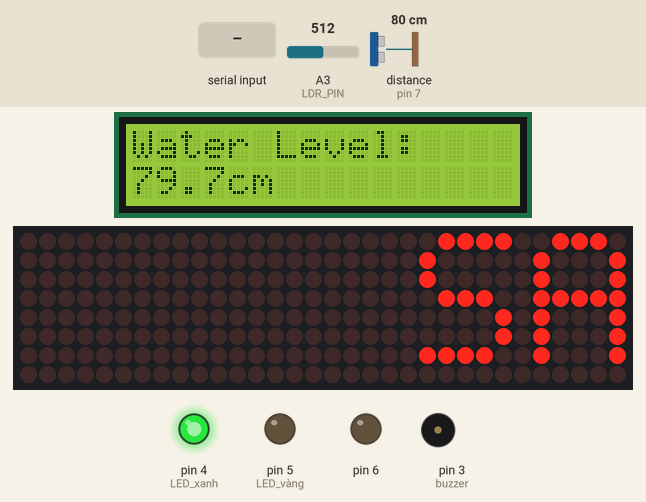
Bench run of a sketch on a simulated Arduino Uno, built with avr-gcc and run on an emulated ATmega328P. On the bench: 16×2 character LCD, 32×8 LED matrix, output pins drawn as LEDs (lit = HIGH), buzzer (waves = sounding). Wiring (inferred from the names in the program): ultrasonic range finder: trigger pin 2; echo pin 7. The test bench sets the inputs (shaded band); at power-on: distance to the obstacle (sensor on pin 7) 80 cm, A3 (LDR_PIN) = 512. The echo pulse lasts 58.3 µs per cm; pins used as bus, display or sensor lines are not drawn.

Above: at 1.28 s.
1.3 s: distance to the obstacle (sensor on pin 7) set to 23 cm
At 1.38 s:
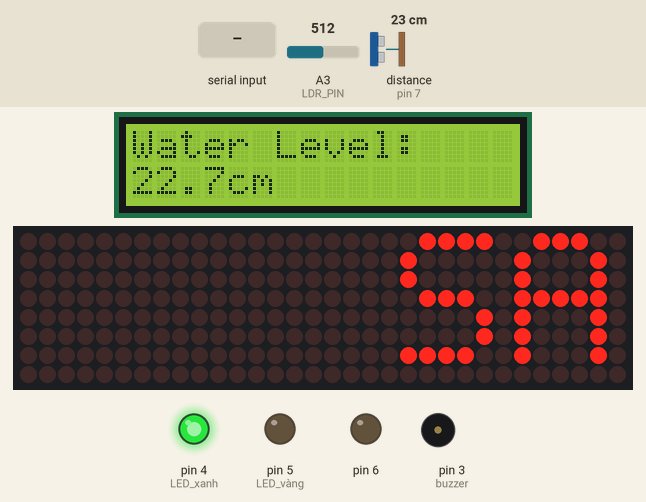
3.1 s: distance to the obstacle (sensor on pin 7) set to 18 cm
At 5.2 s:
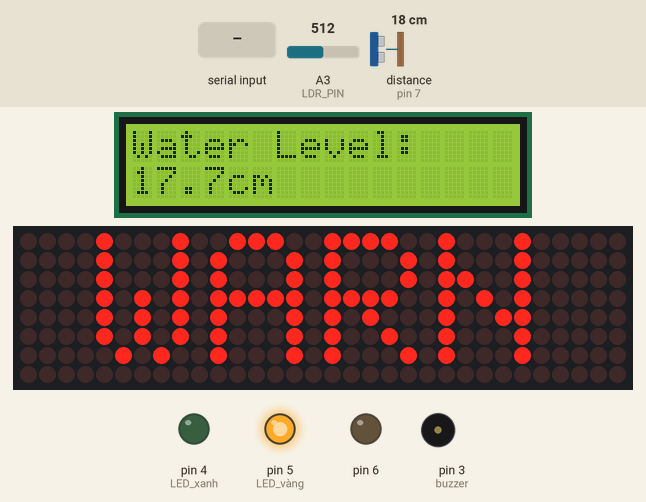
5.8 s: distance to the obstacle (sensor on pin 7) set to 12 cm
At 7.4 s:
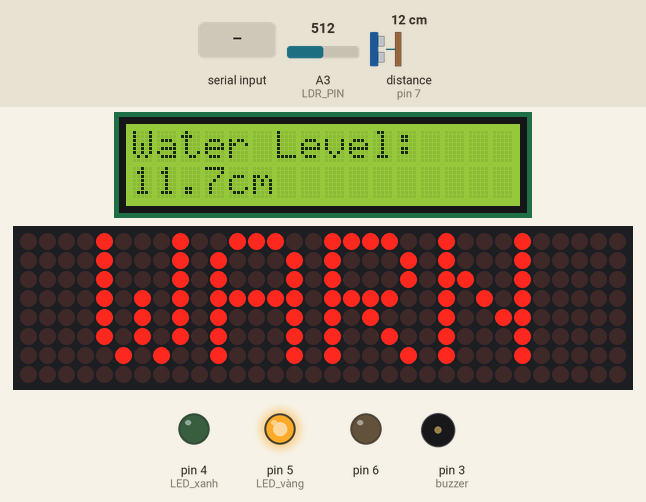
7.7 s: distance to the obstacle (sensor on pin 7) set to 9 cm
At 8.19 s:
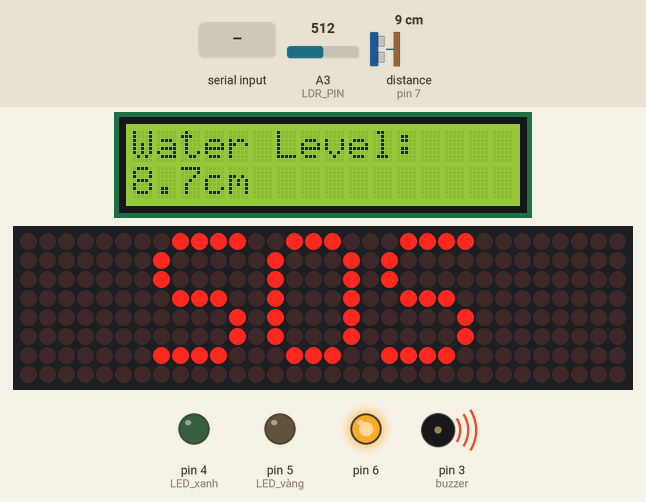
9.7 s: "TEXT:\n" received over the second serial link
At 10.02 s:
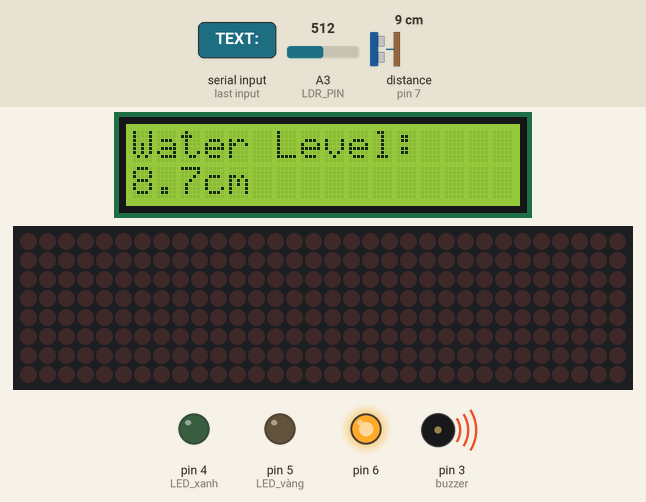
11.7 s: "SAFE\n" received over the second serial link
At 12.15 s:
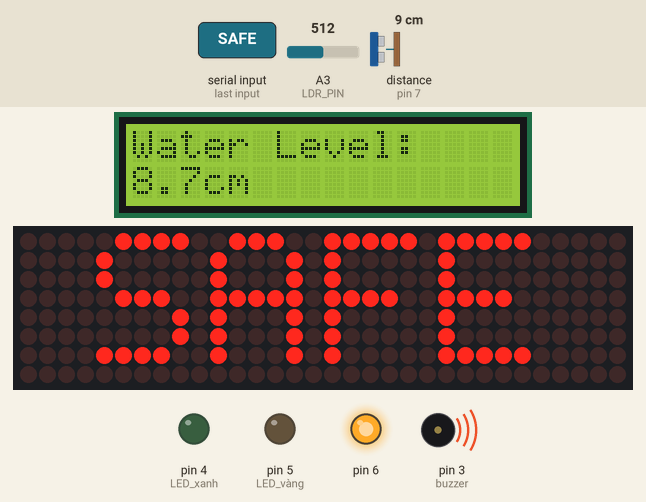
Timing chart, 0 to 14.5 s (numbered marks = the images above; inputs shaded):
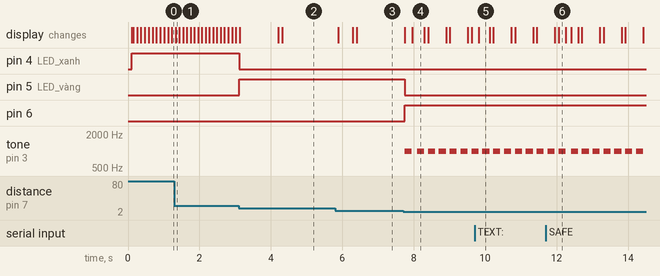

Measured:
- the behaviour switches between 21 and 20 cm on distance to the obstacle (sensor on pin 7) (found by bisection; images 1 and 2)
- the behaviour switches between 11 and 10 cm on distance to the obstacle (sensor on pin 7) (found by bisection; images 3 and 4)
- after the input at 3.1 s, pin 4 (LED_xanh): HIGH → LOW at once; pin 5 (LED_vàng): LOW → HIGH at once; the display: changes at once (image 2)
- after the input at 5.8 s, the display: changes after 0.08 s (image 3)
- after the input at 7.7 s, pin 5 (LED_vàng): HIGH → LOW after 0.05 s; pin 6: LOW → HIGH after 0.05 s; tone on pin 3 (buzzer): alternates 1000 Hz for 0.20 s and silent for 0.10 s, starting after 0.05 s; the display: first changes after 0.05 s (image 4 shows a later state)
- after the input at 9.7 s, the display: changes after 0.12 s (image 5)
- after the input at 11.7 s, the display: first changes after 0.25 s (image 6 shows a later state)

The sketch:

sketch_sep23a.ino
```cpp
#include <LiquidCrystal.h> //điều khiển màn hình LCD 1602 dùng 6 chân.
#include <MD_Parola.h> //điều khiển LED Matrix MAX7219 dạng chạy chữ.
#include <MD_MAX72xx.h>//điều khiển LED Matrix MAX7219 dạng chạy chữ.
#include <SPI.h>//giao tiếp SPI (cho LED Matrix). -> SPI là giao tiếp tốc độ cao giúp Arduino gửi dữ liệu nhanh cho LED Matrix.
#include <SoftwareSerial.h> //tạo cổng Serial mềm để dùng Bluetooth HC-05 trên chân A4, A5.

//    LCD1602
LiquidCrystal LCD(13, 12, 11, 10, 9, 8); //Khởi tạo màn hình LCD 1602.
//Thứ tự chân: RS → 13, E → 12, D4 → 11, D5 → 10, D6 → 9, D7 → 8.

//    LED Matrix (8x32 = 4 module MAX7219)
#define HARDWARE_TYPE MD_MAX72XX::FC16_HW //Thư viện MD_MAX72XX và MD_Parola sẽ điều khiển LED Matrix theo chuẩn FC-16.
#define MAX_DEVICES 4


//Khai báo chân SPI analog dùng cho matrix
#define DATA_PIN A0
#define CS_PIN A1
#define CLK_PIN A2

//Đây là dòng khởi tạo đối tượng matrix
MD_Parola matrix = MD_Parola(HARDWARE_TYPE, DATA_PIN, CLK_PIN, CS_PIN, MAX_DEVICES); //tham số

//    Bluetooth HC-05 (dùng A4, A5)
SoftwareSerial BT(A4, A5);  // khai báo cái j nói ra:
//A4 = RX (nhận)
//A5 = TX (gửi)
//Tạo cổng serial mềm tên BT để giao tiếp với HC-05.


//    Cảm biến siêu âm + LED + buzzer
const int TRIG_PIN = 2; //gửi xung
const int ECHO_PIN = 7; // nhận tín hiệu
const int buzzer = 3; // chân điều kiểu loa kêu tắt
//tạo biến hằng (constant) để đặt tên cho chân cắm trên Arduino:


//    Quang trở (LDR)
#define LDR_PIN A3 //chân analog đọc ánh sáng môi trường
int brightness = 3;//dùng chỉnh độ sáng LED matrix
int lastBrightness = 3; //lưu giá trị cũ để tránh update liên tục
String prevState = ""; //để tránh gửi trùng dữ liệu qua Bluetooth

float cm = 0; //khoảng cách đo được
unsigned long lastBlink = 0;//thời điểm lần cuối nháy LED
bool blinkState = false; // trạng thái chớp/tắt

//    Hàm đo khoảng cách trả về cm (chuẩn)
float distanceCM() {
  digitalWrite(TRIG_PIN, LOW); //chân gửi xung đang tắt
  delayMicroseconds(2); //Chờ 2 micro-giây để ổn định.
  digitalWrite(TRIG_PIN, HIGH); // gửi xung nhịp
  delayMicroseconds(10); // gửi xong 10 micro-giây
  digitalWrite(TRIG_PIN, LOW); // ngừng gửi xung nhịp

  //pulseIn(pin, value, timeout)
  //pulseIn(chân digital để đọc tín hiệu, mức cần đo: HIGH hoặc LOW, thời gian tối đa chờ (microseconds). Nếu hết thời gian → trả về 0)
  long duration = pulseIn(ECHO_PIN, HIGH, 40000); //đo thời gian ECHO ở mức HIGH (trả về thời gian chân đó ở mức HIGH)
  //ECHO_PIN đang high nhận đc xung gửi về thì chuyển thành low

  if (duration == 0) return 0;
  return duration * 0.0343 / 2; //0.0343 cm/µs = tốc độ âm thanh
}

//    Gửi dữ liệu sang điện thoại
void sendToPhone(float cm, String state, int ldrValue, int brightness) {
  BT.print("DIST:");// print() -> đt nhận đc qua bluetube và hiển thị ra ..
  BT.print(cm, 1); // 1 chữ số sau dấu phẩy
  BT.print("cm | STATE:");
  BT.print(state);
  BT.print(" | LDR:");
  BT.print(ldrValue);
  BT.print(" | BR:");
  BT.println(brightness);
}
//Gửi thông tin (khoảng cách, trạng thái, giá trị LDR, độ sáng) về điện thoại qua Bluetooth HC-05

//    Xử lý lệnh từ điện thoại
void handleBluetoothCommand(String cmd) {
  cmd.trim();
  cmd.toUpperCase();  //Tự động chuyển thành chữ HOA

  //Khi điện thoại gửi "DIST" → trả về khoảng cách hiện tại
  if (cmd == "DIST") {
    BT.print("DIST: ");
    BT.print(cm, 1);
    BT.print(" cm");
    return;
  }

  if (cmd == "SAFE" || cmd == "WARN" || cmd == "SOS") {
    prevState = cmd; //Cập nhật trạng thái hệ thống vào prevState
    matrix.displayClear();// Xoá màn hình Matrix
    matrix.displayText(cmd.c_str(), PA_CENTER, 0, 0, PA_PRINT, PA_NO_EFFECT);
    //matrix.displayText(
    //cmd.c_str(),   // 1. Chuỗi cần hiển thị
    //PA_CENTER,     // 2. Căn lề (center)
    //0,             // 3. Tốc độ cuộn (0 = không cuộn) -- tốc đọ chạy chữ
    //0,             // 4. Thời gian dừng (pause time) = 0 -- chữ hiện ra ngay lập tức, không delay.
    //PA_PRINT,      // 5. Kiểu hiển thị
    //PA_NO_EFFECT   // 6. Hiệu ứng xuất hiện
    //);
    matrix.displayAnimate();
    return;
  }

  if (cmd == "BUZON") {
    tone(buzzer, 1200); //Bật loa với tần số 1200 Hz.
    return;
  }

  if (cmd == "BUZOFF") {
    noTone(buzzer); // tắt loa
    return;
  }

  if (cmd.startsWith("LED:")) { //-> Điều khiển độ sáng Matrix: “LED:x”
    int value = cmd.substring(4).toInt(); // tách để lấy số ở cuối
    value = constrain(value, 0, 15); // Giới hạn 0–15 (MAX7219 chỉ hỗ trợ 0–15)
    brightness = value;
    matrix.setIntensity(brightness); // Set độ sáng bằng matrix.setIntensity()
    return;
  }

  if (cmd.startsWith("TEXT:")) {
    String text = cmd.substring(5);
    matrix.displayClear();
    matrix.displayScroll(text.c_str(), PA_CENTER, PA_SCROLL_LEFT, 25);
    //Cho chữ chạy từ phải sang trái (PA_SCROLL_LEFT)
    //Tốc độ scroll = 25ms/step
    return;
  }

  if (cmd == "BR") {
    BT.print("BR:");
    BT.println(brightness);
    return;
  }
}

//===================== SETUP =========================//
void setup() {// là hàm chạy 1 lần duy nhất, dùng để khởi tạo trc chương trình chính chạy
  pinMode(TRIG_PIN, OUTPUT);// cấu hình chân TRIG_PIN là gửi xung
  pinMode(ECHO_PIN, INPUT);// cấu hình chân ECHO_PIN là nhận tín hiệu
  pinMode(6, OUTPUT);  // LED đỏ
  pinMode(5, OUTPUT);  // LED vàng
  pinMode(4, OUTPUT);  // LED xanh
  pinMode(buzzer, OUTPUT); // → để bật / tắt âm báo
  pinMode(LDR_PIN, INPUT); // ->đọc ánh sáng (0–1023)

  //Khởi tạo Serial và Bluetooth
  Serial.begin(9600); // tốc độ truyền dữ liệu 9600, giúo dùng đc các lệnh Serial.print(), Serial.println(), Serial.read(), Serial.available()
  BT.begin(9600); //để giao tiếp với HC-05
  BT.println("Bluetooth Connected!");

  //Khởi tạo LCD 1602
  LCD.begin(16, 2);// khởi tạo LCD 16 cột × 2 dòng
  LCD.setCursor(0, 0);//Con trỏ đặt tại (0,0) = dòng 1 – cột 1
  LCD.print("Water Level:");//Hiển thị dòng chữ ban đầu "Water Level:"

  //Khởi tạo Matrix
  matrix.begin(); //khởi động thư viện Parola
  matrix.setIntensity(3);//độ sáng ban đầu (0–15)
  matrix.displayClear();
  matrix.displayText("READY", PA_CENTER, 0, 1000, PA_PRINT, PA_NO_EFFECT);//1000 ms
  matrix.displayAnimate();
}


//===================== LOOP =========================//
void loop() {
  //   LDR- quang trở
  int ldrValue = analogRead(LDR_PIN); //Đọc giá trị ánh sáng từ cảm biến LDR
  ldrValue = constrain(ldrValue, 0, 1023);// ép giá trị về 0 -> 1023
  brightness = map(ldrValue, 0, 1023, 15, 1);//Chuyển đổi giá trị ánh sáng thành độ sáng LED Matrix:
  matrix.setIntensity(brightness);//Gán độ sáng mới cho LED Matrix MAX7219.

  //   Đo khoảng cách
  cm = distanceCM();

  LCD.setCursor(0, 1);
  LCD.print("     ");// để xóa LCD, xóa nd hiển thị cũ từ vòng lặp trước
  LCD.setCursor(0, 1);
  LCD.print(cm, 1);
  LCD.print("cm ");

  String state;

  //   Phân loại mức nước
  if (cm >= 20) {
    state = "SAFE";
    digitalWrite(6, LOW);
    digitalWrite(5, LOW);
    digitalWrite(4, HIGH);// đèn tương ứng với chân 4 sẽ sáng
    noTone(buzzer);
  } else if (cm >= 10) {
    state = "WARN";
    digitalWrite(6, LOW);
    digitalWrite(5, HIGH);
    digitalWrite(4, LOW);
    noTone(buzzer);
  } else {
    state = "SOS";
    digitalWrite(6, HIGH);
    digitalWrite(5, LOW);
    digitalWrite(4, LOW);
    tone(buzzer, 1000);
    delay(200); //200 ms = 0.2 giây
    noTone(buzzer);
  }

  //   Khi trạng thái thay đổi
  if (state != prevState) {
    matrix.displayClear();

    if (state == "SAFE") {
      matrix.displayScroll("SAFE", PA_CENTER, PA_SCROLL_LEFT, 25);
    } else if (state == "WARN") {
      matrix.displayText("WARN", PA_CENTER, 0, 0, PA_PRINT, PA_NO_EFFECT);
      matrix.displayAnimate();
    } else if (state == "SOS") {
      matrix.displayText("SOS", PA_CENTER, 0, 0, PA_PRINT, PA_NO_EFFECT);
      matrix.displayAnimate();
    }

    prevState = state;
    lastBlink = millis();
    blinkState = false;

    //   Chỉ gửi dữ liệu khi "STATE" thay đổi
    sendToPhone(cm, state, ldrValue, brightness);
  }

  //   Hiệu ứng nhấp nháy theo trạng thái
  if (state == "SAFE") {
    if (matrix.displayAnimate()) {
      matrix.displayScroll("SAFE", PA_CENTER, PA_SCROLL_LEFT, 25);
    }
  } else if (state == "WARN") {
    if (millis() - lastBlink > 1000) {
      blinkState = !blinkState;
      matrix.setIntensity(blinkState ? brightness / 4 : brightness);
      lastBlink = millis();
    }
  } else if (state == "SOS") {
    if (millis() - lastBlink > 300) {
      blinkState = !blinkState;
      matrix.setIntensity(blinkState ? brightness / 6 : brightness);
      lastBlink = millis();
    }
  }

  //   Nhận lệnh Bluetooth
  if (BT.available()) {//Kiểm tra xem cổng Bluetooth HC-05 có dữ liệu gửi đến hay không.
    String cmd = BT.readStringUntil('\n');//Đọc một dòng lệnh đầy đủ từ điện thoại đến khi gặp ký tự xuống dòng \n.
    handleBluetoothCommand(cmd);
  }

  if (BT.available()) {
    String cmd = BT.readStringUntil('\n');
    handleBluetoothCommand(cmd);
  }

  delay(100);
}
```
